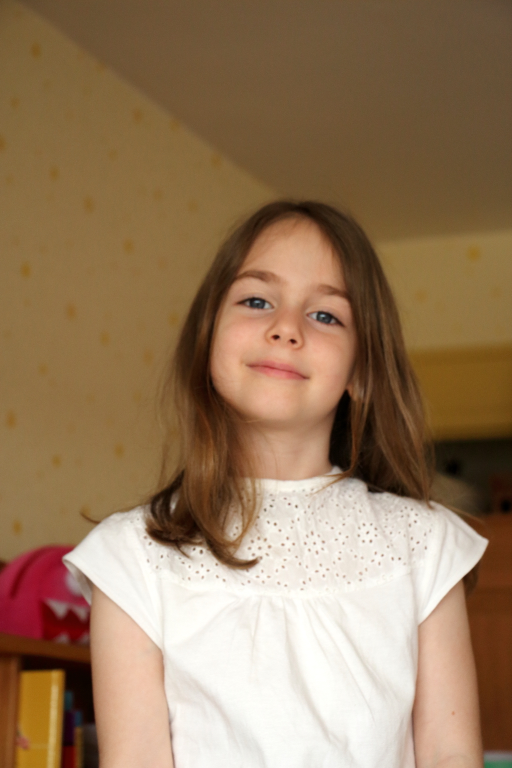
#> input picture OpenCVTest/ch7/photo/photo1.jpg, 1024 x 1536 px (shown at 1/2 size)
$ python facedetect-mosaic.py
#> lines starting #> are read from the running program, lines starting #| are printed output that depends on the picture; after the words box and inside, x2 and y2 are one past the last pixel; in counts of white or black regions, pixels touching at a corner belong together
import os
import cv2, sys, re

# 입력 파일 지정하기 --- (※1)
'''
if len(sys.argv) <= 1:
    print("no input file")
    quit()
'''
image_file = './photo/photo1.jpg' #sys.argv[1]
# 출력 파일 이름
output_file = re.sub(r'\,jpg|jpeg|PNG$', '-mosaic.jpg', './photo/photo1-mosaic.jpg')
mosaic_rate = 30
# 캐스캐이드 파일 경로 지정하기
cascade_file = "haarcascade_frontalface_alt.xml"

cascade= cv2.CascadeClassifier(os.path.join(cv2.data.haarcascades, "haarcascade_frontalface_alt.xml") )
# 이미지 읽어 들이기 --- (※2)
image = cv2.imread(image_file)
#> image is the input picture: shape (1536, 1024, 3); mean B, G, R 93.2, 122.1, 150.1
image_gs = cv2.cvtColor(image, cv2.COLOR_BGR2GRAY) # 그레이스케일 변환
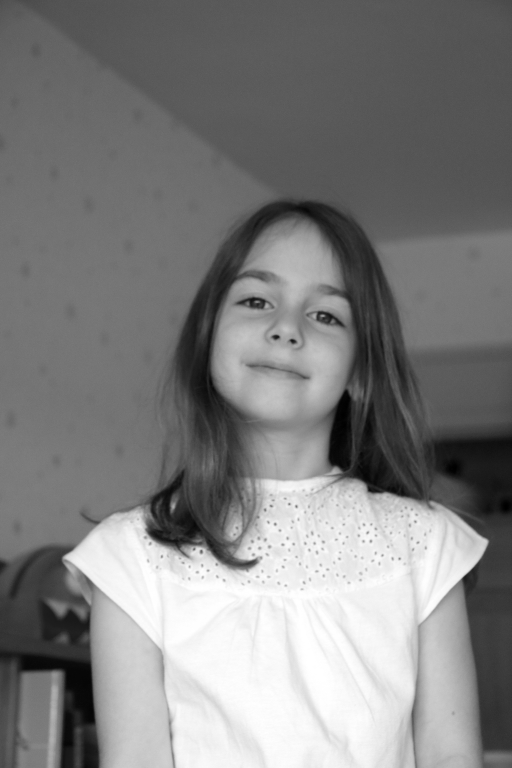
#> image_gs: shape (1536, 1024) (shown at 1/2 size); min 0, max 255, mean 127.2
# 얼굴 인식 실행하기 --- (※3)
#cascade = cv2.CascadeClassifier(cascade_file)
face_list = cascade.detectMultiScale(image_gs,
    scaleFactor=1.1,
    minNeighbors=1,
    minSize=(100,100))
#> face_list = [[402, 479, 354, 354]]
if len(face_list) == 0:
    print("no face")
    quit()
# 확인한 부분에 모자이크 걸기 -- (※4)
print(face_list)
#| [[402 479 354 354]]
color = (0, 0, 255)
for (x,y,w,h) in face_list:
    # 얼굴 부분 자르기 --- (※5)
    face_img = image[y:y+h, x:x+w]
    # 자른 이미지를 지정한 배율로 확대/축소하기 --- (※6)
    face_img = cv2.resize(face_img, (w//mosaic_rate, h//mosaic_rate))
    # 확대/축소한 그림을 원래 크기로 돌리기 --- (※7)
    face_img = cv2.resize(face_img, (w, h),
        interpolation=cv2.INTER_AREA)
    # 원래 이미지에 붙이기 --- (※8)
    image[y:y+h, x:x+w] = face_img
#> this loop made 1 pass
#> pass 1, `face_img = image[y:y+h, x:x+w]`:
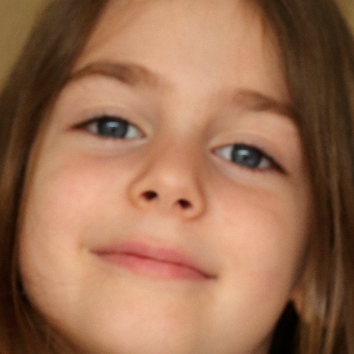
#> face_img: shape (354, 354, 3); mean B, G, R 81.7, 109.3, 154.5
#> pass 1, `face_img = cv2.resize(face_img, (w, h), interpolation=cv2.INTER_AREA)`:
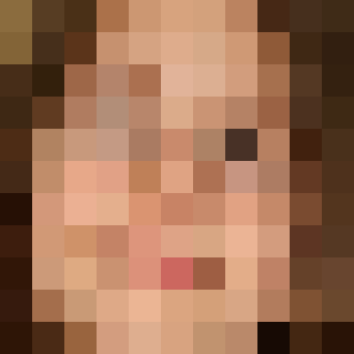
#> face_img: shape (354, 354, 3); mean B, G, R 82.7, 110.4, 156
#> after the loop:
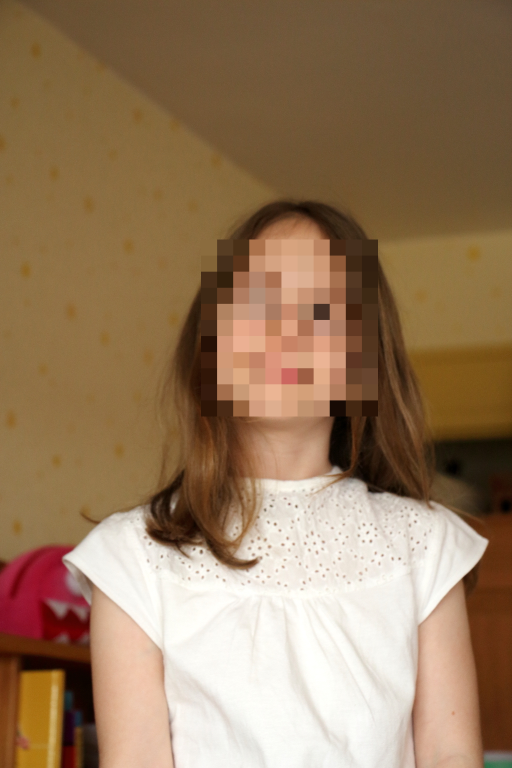
#> image: shape (1536, 1024, 3) (shown at 1/2 size); 7.95% of pixels changed, all inside (x1, y1, x2, y2) = (402, 479, 756, 833)
# 렌더링 결과를 파일에 출력
cv2.imwrite(output_file, image)
